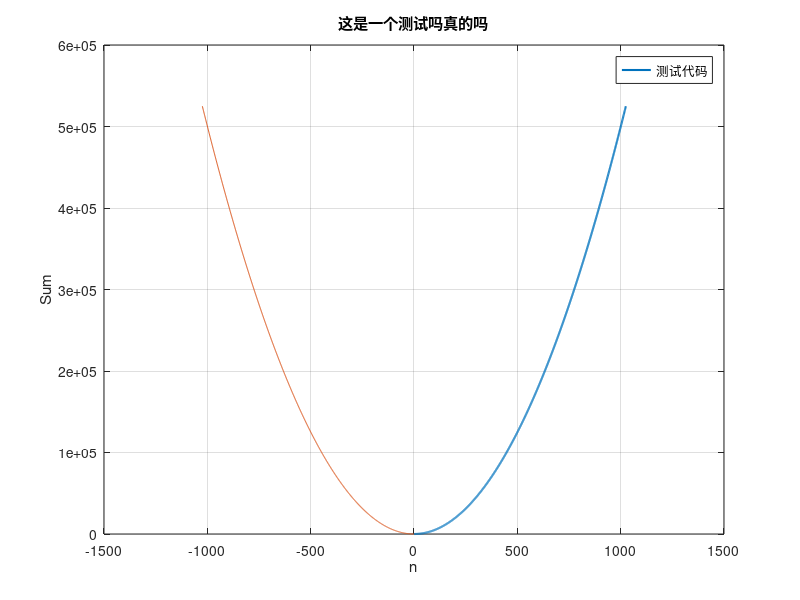

MATLAB code for this plot:
j = zeros(1024, 1);
for i = 1:1024
    j(i + 1) = j(i) + i;
end

figure
plot(1:(length(j)), j, 'Linewidth', 1.5);grid on;hold on;
plot(0:-1:1 - length(j), j);
xlabel('n'),ylabel('Sum');
title('这是一个测试吗真的吗')
legend('测试代码');
